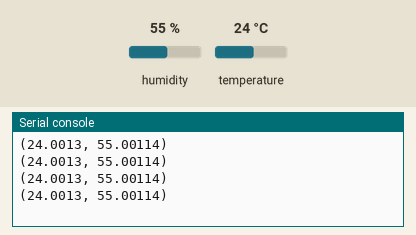
This program was run on a simulated Raspberry Pi Pico running MicroPython. Parts: the last lines printed to the serial console. The inputs (shaded band) are chosen by the test bench; at power-on: humidity 55 %, temperature 24 °C. Library files of the repository ran but are not shown: sht31.py.

Above: at 1.2 s.
1.3 s: humidity set to 22 %
At 2.4 s:
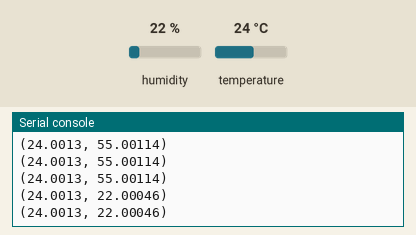
2.8 s: temperature set to 12 °C
At 3.6 s:
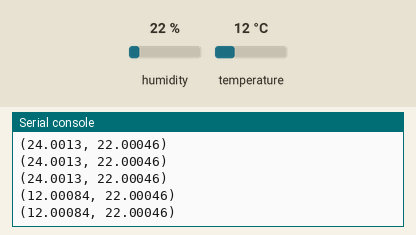
4.3 s: humidity set to 40 %
At 4.8 s:
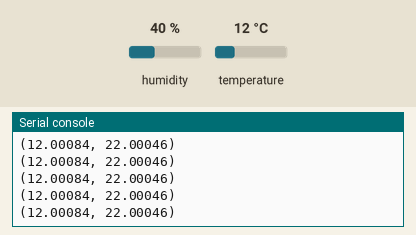
Timing chart, 0 to 7.3 s (numbered marks = the images above; inputs shaded):
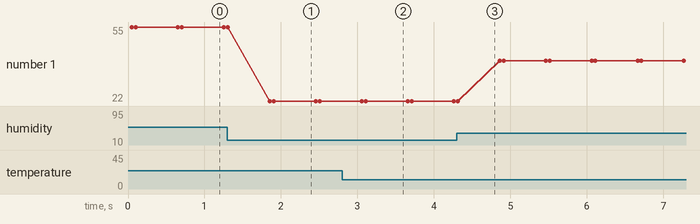

Measured:
- after the input at 1.3 s, the serial console: prints a new line after 0.56 s (image 1)
- after the input at 2.8 s, the serial console: prints a new line after 0.26 s (image 2)
- plotted number 1: 55 → 22 after the input at 1.3 s, 22 → 40 after the input at 4.3 s

The program:

sht31_test.py
```python
# SHT31
# HUMIDITY_SDA: GPIO10, PIN14
# HUMIDITY_SCL: GPIO11, PIN15

# TRASH https://github.com/mcauser/micropython-sht31
# https://www.elektronik-kompendium.de/sites/raspberry-pi/bilder/raspberry-pi-pico-gpio.png
# https://github.com/kfricke/micropython-sht31


from machine import Pin, I2C
import sht31
import time
i2c_board = I2C(id=1, scl=Pin("GPIO11"), sda=Pin("GPIO10"), freq=400000)
i2c_ext = I2C(id=0, scl=Pin("GPIO5"), sda=Pin("GPIO4"), freq=400000)

humi_board = sht31.SHT31(i2c_board, addr=0x44)
humi_ext = sht31.SHT31(i2c_ext, addr=0x44)

while True:
  print(humi_board.get_temp_humi())
  print(humi_ext.get_temp_humi())
  time.sleep(0.5)
```
